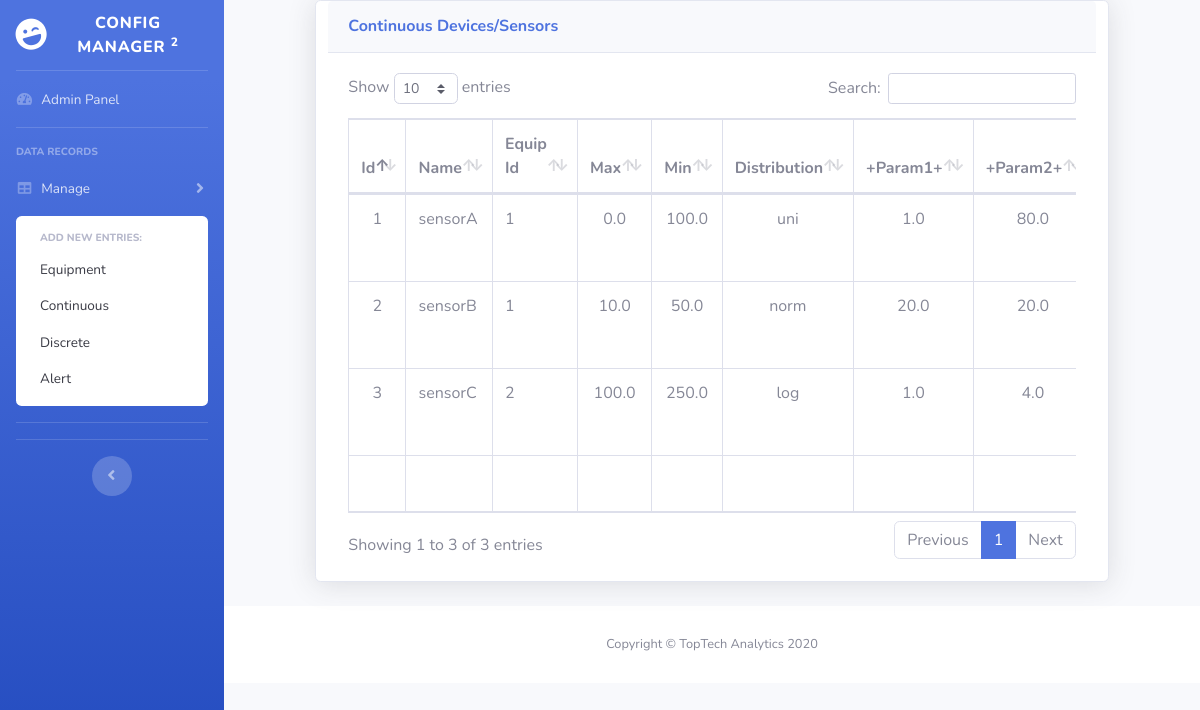
The app's page /continuous with its own data.
### model/manage.py (models this page shows, shortened)
class Continuous(db.Model):
    __tablename__ = 'continuous'
    cid = db.Column(db.Integer, primary_key=True, unique=True, nullable=False)
    name = db.Column(db.String(100))
    eid = db.Column(db.Integer)
    cmax = db.Column(db.Float)
    cmin = db.Column(db.Float)
    distribution = db.Column(db.String(50))
    posparam1 = db.Column(db.Float)
    posparam2 = db.Column(db.Float)
    negparam1 = db.Column(db.Float)
    negparam2 = db.Column(db.Float)

### main.py (the view, shortened to what this page needs)
@app.route('/continuous', methods=['GET', 'POST'])
def continuousfxn():
    continuousForm = ContinuousForm()
    deleteContinuous = DeleteContinuous()
    if deleteContinuous.validate_on_submit() and deleteContinuous.delete.data:
        db.session.query(Continuous).filter_by(cid=deleteContinuous.cid.data).delete()
        flash('Continuous Device with Id {} deleted!'.format(Continuous.cid.data), 'success')
        db.session.commit()
    return render_template('admin/continuous.html', title='Configuration Manager',
                            continuousForm=continuousForm, deleteContinuous=deleteContinuous, contdevices=db.session.query(Continuous).all()) #noqa

### model/forms.py
class ContinuousForm(FlaskForm):
    cid = IntegerField('id', validators=[DataRequired()])
    name = StringField('name', validators=[DataRequired()])
    eid = IntegerField('eid')
    cmax = FloatField('maxval')
    cmin = FloatField('minval')
    distribution = StringField('distribution')
    posparam1 = FloatField('posparam1')
    posparam2 = FloatField('posparam2')
    negparam1 = FloatField('negparam1')
    negparam2 = FloatField('negparam2')
    submit = SubmitField('Submit')

class DeleteContinuous(FlaskForm):
    cid = IntegerField('id', validators=[DataRequired()])
    delete = SubmitField('Delete')

### model/templates/admin/continuous.html (shortened to what this page needs)
{% extends 'admin/base.html' %}
{% block content %}
<div class="card shadow mb-4 col-10">
  <div class="card-header py-3">
    <h6 class="m-0 font-weight-bold text-primary">Continuous Devices/Sensors</h6>
  </div>
  <div class="card-body">
    <div class="table-responsive">
      <table class="table table-bordered" id="contTable" width="100%" cellspacing="0">
        <thead>
          <tr>
            <th style="width:5%" class="text-center">Id</th>
            <th style="width:15%">Name</th>
            <th style="width:9%">Equip Id</th>
            <th style="width:8%" class="text-center">Max</th>
            <th style="width:8%" class="text-center">Min</th>
            <th style="width:9%" class="text-center">Distribution</th>
            <th style="width:9%" class="text-center">+Param1+</th>
            <th style="width:9%" class="text-center">+Param2+</th>
          </tr>
        </thead>
        <tfoot>
          <tr>
            <td></td>
            <td></td>
            <td></td>
            <td></td>
            <td></td>
            <td></td>
            <td></td>
            <td></td>
          </tr>
        </tfoot>
        <tbody>
          {% for c in contdevices %}
          <tr>
            <td style="width:5%" class="text-center">{{ c.cid }}</td>
            <td style="width:15%">{{ c.name }}</td>
            <td style="width:9%">{{ c.eid }}</td>
            <td style="width:8%" class="text-center">{{ c.cmax }}</td>
            <td style="width:8%" class="text-center">{{ c.cmin }}</td>
            <td style="width:9%" class="text-center">{{ c.distribution }}</td>
            <td style="width:9%" class="text-center">{{ c.posparam1 }}</td>
            <td style="width:9%" class="text-center">{{ c.posparam2 }}</td>
          </tr>
          {% endfor %}
        </tbody>
      </table>
    </div>
  </div>
</div>
{% endblock %}

### model/templates/admin/base.html (shortened to what this page needs)
<!DOCTYPE html>
<html lang="en">
<head>
    <link href="../static/vendor/fontawesome-free/css/all.min.css" rel="stylesheet" type="text/css">
    <link href="../static/css/sb-admin-2.css" rel="stylesheet">
    <link href="../static/vendor/datatables/dataTables.bootstrap4.min.css" rel="stylesheet">
</head>
<body class="bg-gradient-primary">
    <div id="wrapper">
        <ul class="navbar-nav bg-gradient-primary sidebar sidebar-dark accordion" id="accordionSidebar">
            <a class="sidebar-brand d-flex align-items-center justify-content-center" href="{{ url_for('equipfxn') }}">
                <div class="sidebar-brand-icon rotate-n-15">
                    <i class="fas fa-laugh-wink"></i>
                </div>
                <div class="sidebar-brand-text mx-3">Config Manager <sup>2</div>
            </a>
            <hr class="sidebar-divider my-0">
            <li class="nav-item">
                <a class="nav-link" href="{{ url_for('equipfxn') }}">
                    <i class="fas fa-fw fa-tachometer-alt"></i>
                    <span>Admin Panel</span></a>
            </li>
            <hr class="sidebar-divider">
            <div class="sidebar-heading">
                Data Records
            </div>
            <li class="nav-item">
                <a class="nav-link collapsed" href="#" data-toggle="collapse" data-target="#collapseTwo"
                    aria-expanded="true" aria-controls="collapseTwo">
                    <i class="fas fa-fw fa-table"></i>
                    <span>Manage</span>
                </a>
                <div id="collapseTwo" class="collapse show" aria-labelledby="headingTwo"
                    data-parent="#accordionSidebar">
                    <div class="bg-white py-2 collapse-inner rounded">
                        <h6 class="collapse-header">Add new entries:</h6>
                        <a href="{{ url_for('equipfxn') }}" class="collapse-item">Equipment</a>
                        <a href="{{ url_for('continuousfxn') }}" class="collapse-item">Continuous</a>
                        <a href="{{ url_for('discretefxn') }}" class="collapse-item">Discrete</a>
                        <a href="{{ url_for('alertfxn') }}" class="collapse-item">Alert</a>
                    </div>
                </div>
            </li>
            <hr class="sidebar-divider">
            <hr class="sidebar-divider d-none d-md-block">
            <div class="text-center d-none d-md-inline">
                <button class="rounded-circle border-0" id="sidebarToggle"></button>
            </div>
        </ul>
        <div id="content-wrapper" class="d-flex flex-column">
            <div id="content">
                <div class="container-fluid">
                    <div class="row">
                        <div class="col-1"></div>
                        {% block content %}{% endblock %}
                    </div>
                </div>
            </div>
            <footer class="sticky-footer bg-white">
                <div class="container my-auto">
                    <div class="copyright text-center my-auto">
                        <span>Copyright &copy; TopTech Analytics 2020</span>
                    </div>
                </div>
            </footer>
        </div>
    </div>
</body>
</html>

### records on screen
Continuous: cid "1", name "sensorA", eid "1", cmax "0.0", cmin "100.0", distribution "uni", posparam1 "1.0", posparam2 "80.0"
Continuous: cid "2", name "sensorB", eid "1", cmax "10.0", cmin "50.0", distribution "norm", posparam1 "20.0", posparam2 "20.0"
Continuous: cid "3", name "sensorC", eid "2", cmax "100.0", cmin "250.0", distribution "log", posparam1 "1.0", posparam2 "4.0"
